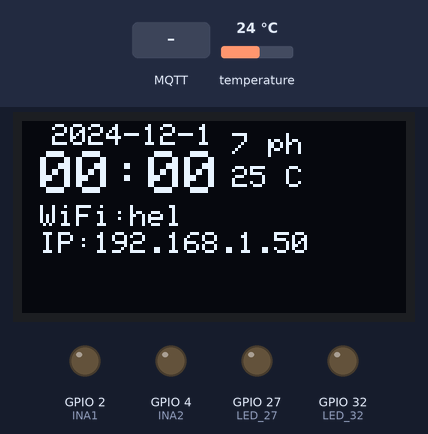
The sketch below on a simulated ESP32. Shown: 128×64 one-colour display, output pins drawn as LEDs (lit = HIGH). The test bench sets the inputs (shaded band); at power-on: temperature 24 °C. WiFi joins after 1.5 s; servers stay silent unless stated; random numbers use the default seed unless the sketch sets one; no MQTT or app messages arrive unless stated; what the sketch prints to the serial monitor is not drawn.

Above: at 5.5 s.
5.6 s: MQTT message "1" arrives on the first subscribed topic
At 6.4 s:
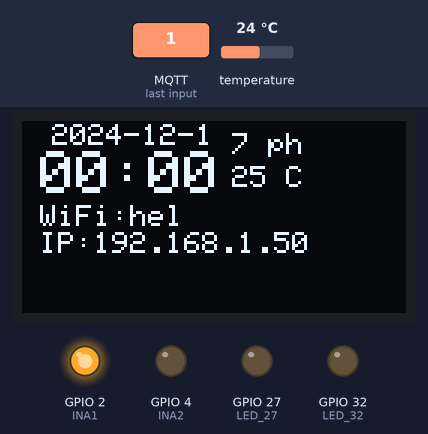
15.5 s: temperature set to 12 °C
At 22.9 s:
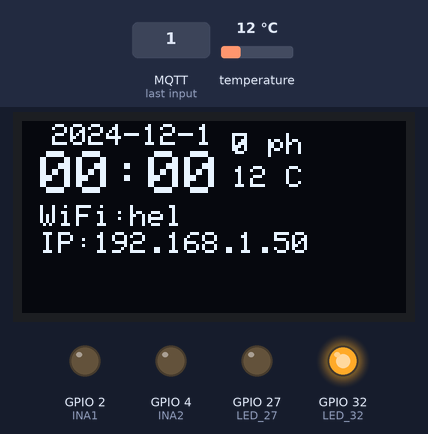
24.1 s: MQTT message "1" arrives on the first subscribed topic
At 27.7 s:
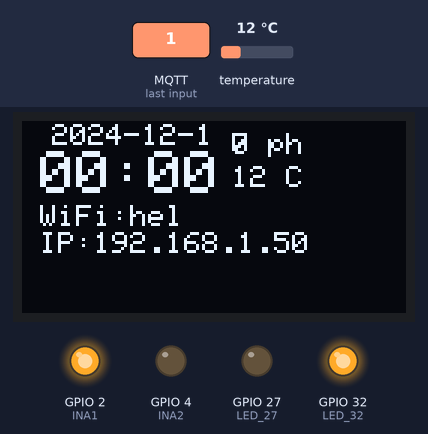
30.9 s: temperature set to 19 °C
At 37.7 s:
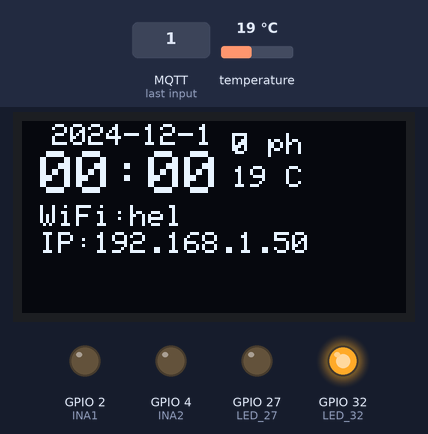
38.0 s: temperature set to 28 °C
At 45.4 s:
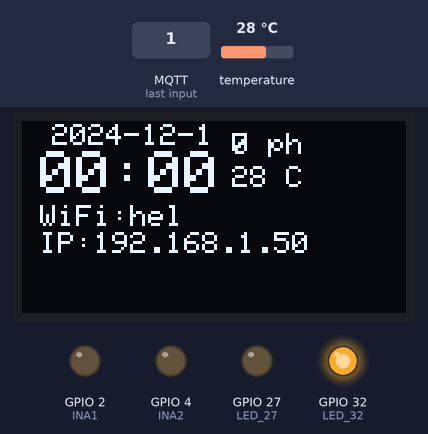
Timing chart, 0 to 46.9 s (numbered marks = the images above; inputs shaded):
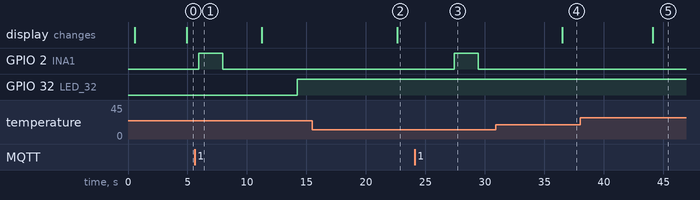

The sketch:

oledUI.ino
```cpp
#include <WiFi.h>
#include <PubSubClient.h>
#include <ModbusMaster.h>
#include <OneWire.h>
#include <DallasTemperature.h>
#include <Wire.h>
#include <Adafruit_GFX.h>
#include <Adafruit_SSD1306.h>
#define INA1 2
#define INA2 4
#define RXD2 26
#define TXD2 25
#define ONE_WIRE_BUS 19
#define LED_32 32
#define LED_27 27
#define MODBUS_SLAVE_ID 8
#define MODBUS_REGISTER 0x0002
const char* ssid = "hel";
const char* password = "1234567890";
const char* mqtt_server = "120.102.36.38";
const int mqtt_port = 5007;
int b1s = 0;
int b2s = 0;
int b3s = 0;
int b1p = 33;
int b2p = 34;
int b3p = 36;
int sda = 21;
int scl = 22;
int dw = 128;
int dh = 64;
uint32_t modbusTimer = 0;
uint32_t tempTimer = 0;
uint32_t mqttTimer = 0;
const uint32_t interval = 500;
bool feederActive = false;
uint32_t feederTimer = 0;
const uint32_t feederInterval = 30000;
float lastPH = 0.0;
float lastTemp = 0.0;
float feedResidue = 50.0;
int modbusErrorCount = 0;
const int modbusErrorThreshold = 3;
int feedMode = 0;
int feedTime = 0;
int feedInterval = 0;
int feedDuration = 2;
unsigned long lastFeedTime = 0;
bool initialized = false;
int refresh = 0;
String dataStr = "No data";
bool dataFail = false;

String wifiName = ssid;
IPAddress ipAddr = "0.0.0.0";

String date = "2024-12-1";
int hourVal = 00;
int minuteVal = 00;
int secVal = 00;
String dataminVal ="";
String datahrVal = "";
int phData = 7.2;
int tempData = 25;
WiFiClient espClient;
PubSubClient client(espClient);
ModbusMaster node;
OneWire oneWire(ONE_WIRE_BUS);
DallasTemperature sensors(&oneWire);
Adafruit_SSD1306 display(dw, dh, &Wire, -1);

void callback(char* topic, byte* payload, unsigned int length) {
  Serial.print("\n[MQTT] 收到訊息: ");
  Serial.print(topic);
  Serial.print(" -> ");

  char message[length + 1];
  for (int i = 0; i < length; i++) {
    message[i] = (char)payload[i];
  }
  message[length] = '\0';
  Serial.println(message);


  if (strcmp(topic, "test_feeder") == 0 && strcmp(message, "1") == 0) {
    startFeeding();
  }

  if (strcmp(topic, "test_feedmodel") == 0) {
    feedMode = atoi(message);
  } else if (strcmp(topic, "test_feedtime") == 0) {
    feedTime = atoi(message);
  } else if (strcmp(topic, "test_feedinterval") == 0) {
    feedInterval = atoi(message);
  } else if (strcmp(topic, "test_feeding_time") == 0) {
    feedDuration = atoi(message);
  }

  if (strcmp(topic, "test_Feeder_APP") == 0 && strcmp(message, "on") == 0) {
  Serial.println("[MQTT] 收到 test_Feeder_APP on, 回傳 test_Feeder_device on");
  client.publish("test_Feeder_device", "on");
  }

  if (strcmp(topic, "Feeder_APP") == 0 && strcmp(message, "on") == 0) {
  Serial.println("[MQTT] 收到 Feeder_APP on, 回傳 test_Feeder_device on");
  client.publish("test_Feeder_device", "on");
  }
}


void sendFeedResidue() {
  char feedResidueMessage[10];
  dtostrf(feedResidue, 4, 2, feedResidueMessage);
  client.publish("test_feed_residue", feedResidueMessage);
  Serial.print("[MQTT] 傳送餘餵食量: ");
  Serial.println(feedResidueMessage);
}

void setup() {
  Serial.begin(115200);


  Wire.begin(sda,scl);
  if (!display.begin(SSD1306_SWITCHCAPVCC, 0x3D)) {
    Serial.println("SSD1306 startup error");
    for (;;);
  }
  display.clearDisplay();
  display.setTextSize(1);
  display.setTextColor(WHITE);
  display.setCursor(10,10);
  display.println("Booting...");
  display.display();
  delay(500);
  display.clearDisplay();
  display.display();


  pinMode(b1s, INPUT);
  pinMode(b2s, INPUT);
  pinMode(b2s, INPUT);

  pinMode(INA1, OUTPUT);
  pinMode(INA2, OUTPUT);
  digitalWrite(INA1, LOW);
  digitalWrite(INA2, LOW);
  Serial.println("[WiFi] 連線中...");
  WiFi.begin(ssid, password);
  while (WiFi.status() != WL_CONNECTED) {
    delay(500);
    Serial.print(".");
  }
  ipAddr = WiFi.localIP();
  Serial.println("\n[WiFi] 連線成功！");
  Serial.print("[WiFi] 訊號強度: ");
  Serial.println(WiFi.RSSI());

  client.setServer(mqtt_server, mqtt_port);
  client.setCallback(callback);

  pinMode(LED_32, OUTPUT);
  pinMode(LED_27, OUTPUT);
  digitalWrite(LED_32, LOW);
  digitalWrite(LED_27, LOW);

  node.begin(MODBUS_SLAVE_ID, Serial2);
  Serial2.begin(9600, SERIAL_8N1, RXD2, TXD2);
  sensors.begin();
}

void loop() {
  if (!client.connected()) {
    reconnectMQTT();
  }
  sendFeedResidue();
  client.loop();

  if (millis() - modbusTimer >= interval) {
    modbusTimer = millis();
    uint8_t result = node.readHoldingRegisters(MODBUS_REGISTER, 1);
    if (result == node.ku8MBSuccess) {
      lastPH = node.getResponseBuffer(0) / 100.0;
      modbusErrorCount = 0;
      Serial.print("[Modbus] pH 值: ");
      Serial.println(lastPH);
    } else {
      modbusErrorCount++;
      Serial.println("[Modbus] 讀取失敗");
      if (modbusErrorCount >= modbusErrorThreshold) {
        digitalWrite(LED_32, HIGH);
      }
    }
    node.clearResponseBuffer();
  }

  if (millis() - tempTimer >= interval) {
    tempTimer = millis();
    sensors.requestTemperatures();
    lastTemp = sensors.getTempCByIndex(0);
    Serial.print("[溫度] 水溫: ");
    Serial.println(lastTemp);
  }

  if (millis() - mqttTimer >= interval) {
    mqttTimer = millis();
    sendMQTT();
  }
  displaydisplay();
}

void sendMQTT() {
  char phMessage[10], tempMessage[10];
  dtostrf(lastPH, 4, 2, phMessage);
  dtostrf(lastTemp, 4, 2, tempMessage);

  Serial.print("[MQTT] 傳送 pH 值: ");
  Serial.println(phMessage);
  client.publish("test_ph", phMessage);

  Serial.print("[MQTT] 傳送水溫: ");
  Serial.println(tempMessage);
  client.publish("test_watertemp", tempMessage);
}

void startFeeding() {
  Serial.println("[Feeder] 開始餵食...");
  digitalWrite(INA1, HIGH);
  digitalWrite(INA2, LOW);
  delay(feedDuration * 1000);
  digitalWrite(INA1, LOW);
  digitalWrite(INA2, LOW);
  Serial.println("[Feeder] 餵食完成！");


  float randomPercentage = random(140, 161) / 1000.0;


  feedResidue -= feedResidue * randomPercentage;
  if (feedResidue < 0) {
    feedResidue = 0;
  }


  Serial.print("[Feeder] 餘餵食量: ");
  Serial.println(feedResidue);


  client.publish("test_feeder", "0");
  client.publish("test_lastfeed", "1");
  client.publish("test_lastfeed", "0");

  sendFeedResidue();
  delay(500);
  client.publish("test_feeder", "0");

}

void reconnectMQTT() {
  while (!client.connected()) {
    Serial.println("[MQTT] 重新連線中...");
    if (client.connect("ESP32_Client")) {
      Serial.println("[MQTT] 連線成功！");
      client.subscribe("test_feeder");
      client.subscribe("test_feedmodel");
      client.subscribe("test_feedtime");
      client.subscribe("test_feedinterval");
      client.subscribe("test_feeding_time");
    } else {
      Serial.println("[MQTT] 連線失敗，5 秒後重試...");
      delay(5000);
    }
  }
}

void displaydisplay() {
  displayindex();
  delay(1000);
}


void displayindex() {

  display.setCursor(10,1);
  display.print(date);
  display.setTextSize(2);
  display.setCursor(6, 10);


  if (secVal == 60 || !initialized) {
      secVal = 0;
      minuteVal += 1;
      if (!initialized) {
          minuteVal -= 1;
      }
      if (String(minuteVal).length() == 1) {
          dataminVal = "0" + String(minuteVal);
      } else {
          dataminVal = String(minuteVal);
      }
      if (String(hourVal).length() == 1) {
          datahrVal = "0" + String(hourVal);
      } else {
          datahrVal = String(hourVal);
      }
      display.fillRect(6, 10, 120, 20, BLACK);
      display.print(datahrVal + ":" + dataminVal);
  } else {
      secVal += 1;
  }

  if (minuteVal == 60) {
      minuteVal = 00;
  }

  if (hourVal == 24) {
      hourVal = 00;
  }
  display.setTextSize(1);
  display.setCursor(6,28);
  display.print("WiFi:");
  if (!dataFail) {
      display.print(ssid);
      display.print("\n");
  } else {
      display.print("Error");
      display.print("\n");
  }
  display.setCursor(6,37);
  display.print("IP:");
  if (!dataFail) {
      display.print(ipAddr);

      display.print("\n");
  } else {

      display.print("Error");
      display.print("\n");
  }
  /**if (!initialized) {
      display.setCursor(23,44);
      display.print("Feed");
      downsvg(25, 50, 1);
      display.setCursor(56,44);
      disdplay.print("RST");
      downsvg(55, 50, 1);
      display.setCursor(82, 44);
      display.print("UDT");
      downsvg(81,50,1);
      initialized = true;
  }*/
  if (lastPH != phData || !initialized) {
      display.setCursor(70,4);
      display.print(phData);
      display.print(" ph");
      phData = lastPH;
  }
  if (tempData != lastTemp || !initialized) {
      display.setCursor(70,15);
      display.print(tempData);
      display.print(" C");
      tempData = lastTemp;
  }
  display.display();
  if (refresh == 3600) {
      refresh = 0;
      initialized = false;
  } else {
      refresh += 1;
  }
}
```

Measured:
- after the input at 5.6 s, GPIO 2 (INA1): LOW → HIGH after 0.35 s, → LOW 2.0 s later
- after the input at 15.5 s, the display: changes after 7.1 s (image 2)
- after the input at 24.1 s, GPIO 2 (INA1): LOW → HIGH after 3.3 s, → LOW 2.0 s later
- after the input at 30.9 s, the display: changes after 5.6 s (image 4)
- after the input at 38.0 s, the display: changes after 6.1 s (image 5)
